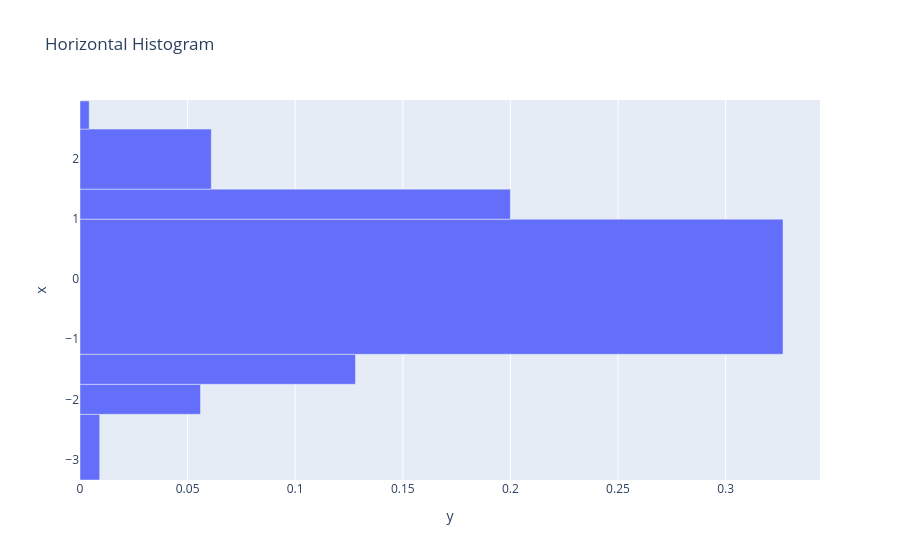

The cell this chart's notebook holds for it:
### Markdown cell above
## Example 4: Horizontal Histogram

Orientation can be changed to horizontal by using the `y` parameter or setting `orientation='h'`.

### Code cell
fig = histogram(x=data, orientation="h", title="Horizontal Histogram")
fig.show()

### Figure 1 — Plotly figure (JSON) as saved in the notebook; plotly's stock layout.template omitted (floating-point values rounded to 4 significant figures)
{"data": [{"alignmentgroup": "True", "hovertemplate": "y=%{x}<br>x=%{y}<extra></extra>", "legendgroup": "", "marker": {"color": "#636efa", "pattern": {"shape": ""}}, "name": "", "offsetgroup": "", "orientation": "h", "showlegend": false, "type": "bar", "width": [1.094, 0.5, 0.5, 2.25, 0.5, 1, 0.4688], "x": [0.009143, 0.056, 0.128, 0.3267, 0.2, 0.061, 0.004267], "xaxis": "x", "y": [-2.797, -2.0, -1.5, -0.125, 1.25, 2.0, 2.734], "yaxis": "y"}], "layout": {"legend": {"tracegroupgap": 0}, "title": {"text": "Horizontal Histogram"}, "xaxis": {"anchor": "y", "domain": [0, 1], "title": {"text": "y"}}, "yaxis": {"anchor": "x", "domain": [0, 1], "title": {"text": "x"}}}}
